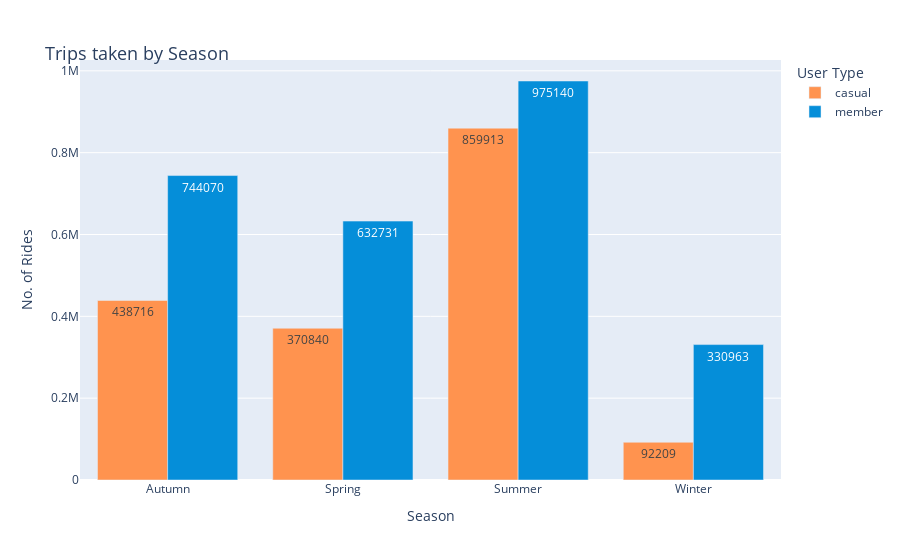

The cell this chart's notebook holds for it:
### Code cell
df_pv6b = cyc_data_combined.groupby(['season', 'member_casual'], as_index=False).count()

fig_3a = px.bar(df_pv6b, x = 'season', y = 'ride_id',
        color = 'member_casual',
        barmode='group',
        text = 'ride_id', 
        labels = {'ride_id': 'No. of Rides', 'member_casual': 'User Type', 'season' : 'Season'},
        hover_name = 'member_casual', hover_data = {'member_casual': True, 'ride_id': True}, 
        color_discrete_map = {'casual': '#FF934F', 'member': '#058ED9'})
fig_3a.update_layout(
    title=dict(text="Trips taken by Season",font=dict(size=18), automargin=True, yref='paper')
)

### Figure 1 — Plotly figure (JSON) as saved in the notebook; plotly's stock layout.template omitted (floating-point values rounded to 4 significant figures)
{"data": [{"alignmentgroup": "True", "customdata": [["casual"], ["casual"], ["casual"], ["casual"]], "hovertemplate": "<b>%{hovertext}</b><br><br>User Type=%{customdata[0]}<br>Season=%{x}<br>No. of Rides=%{text}<extra></extra>", "hovertext": ["casual", "casual", "casual", "casual"], "legendgroup": "casual", "marker": {"color": "#FF934F", "pattern": {"shape": ""}}, "name": "casual", "offsetgroup": "casual", "orientation": "v", "showlegend": true, "text": [438700.0, 370800.0, 859900.0, 92210.0], "textposition": "auto", "type": "bar", "x": ["Autumn", "Spring", "Summer", "Winter"], "xaxis": "x", "y": [438716, 370840, 859913, 92209], "yaxis": "y"}, {"alignmentgroup": "True", "customdata": [["member"], ["member"], ["member"], ["member"]], "hovertemplate": "<b>%{hovertext}</b><br><br>User Type=%{customdata[0]}<br>Season=%{x}<br>No. of Rides=%{text}<extra></extra>", "hovertext": ["member", "member", "member", "member"], "legendgroup": "member", "marker": {"color": "#058ED9", "pattern": {"shape": ""}}, "name": "member", "offsetgroup": "member", "orientation": "v", "showlegend": true, "text": [744100.0, 632700.0, 975100.0, 331000.0], "textposition": "auto", "type": "bar", "x": ["Autumn", "Spring", "Summer", "Winter"], "xaxis": "x", "y": [744070, 632731, 975140, 330963], "yaxis": "y"}], "layout": {"barmode": "group", "legend": {"title": {"text": "User Type"}, "tracegroupgap": 0}, "margin": {"t": 60}, "title": {"automargin": true, "font": {"size": 18}, "text": "Trips taken by Season", "yref": "paper"}, "xaxis": {"anchor": "y", "domain": [0.0, 1.0], "title": {"text": "Season"}}, "yaxis": {"anchor": "x", "domain": [0.0, 1.0], "title": {"text": "No. of Rides"}}}}
